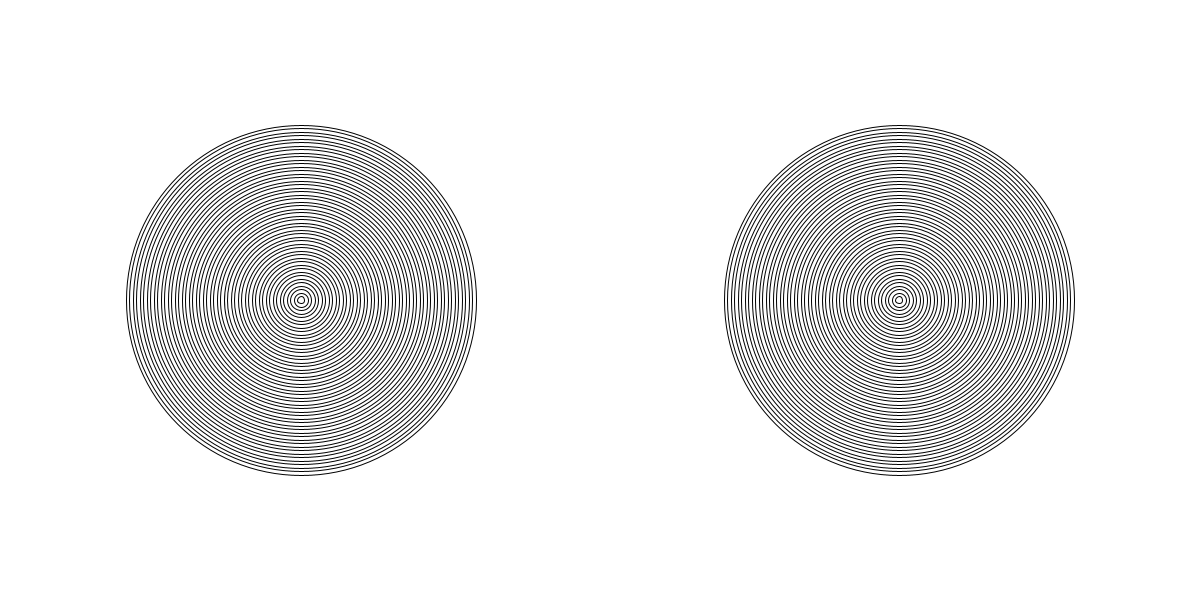
Frame 1 (no input)
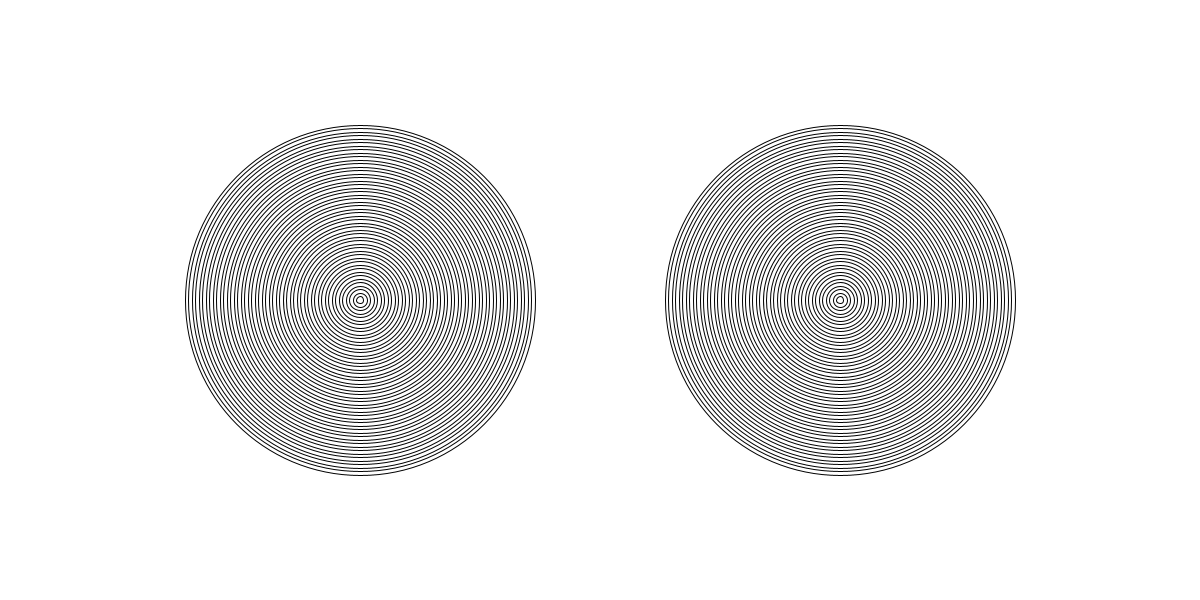
Frame 60 (the mouse pressed at the canvas centre just before this capture)
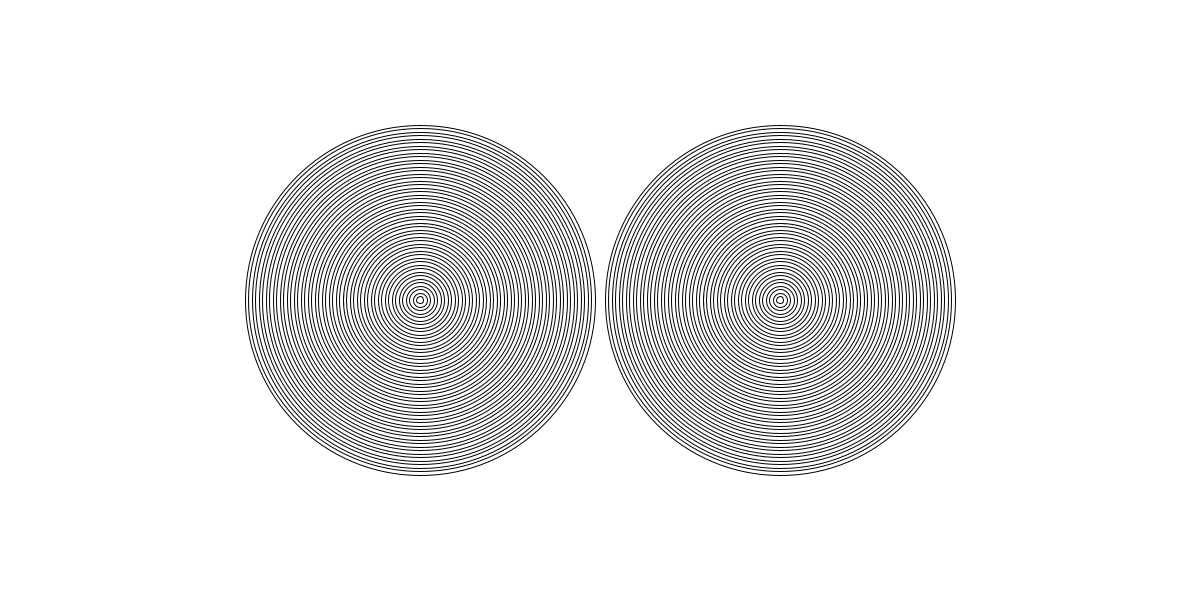
Frame 120 (the mouse held since frame 60 and released just before this capture)

The Processing sketch that drew these frames (run headless with seeded random() and noise(); from frame 60 on, the mouse is pressed at the canvas centre):

// Processing sketch: amazing_rings
// ── amazing_rings.pde
void setup(){
size (1200,600);
}
 int p1=300;
 int p2=900;
int speed1=1;
int speed2=1;
void draw(){
   if(p1>1050){speed1=-speed1;}
p1+=speed1;
if(p1<150){speed1=-speed1;}

if(p2>150){speed2=-speed2;}
p2+=speed2;
if(p2<1050){speed2=-speed2;}
  background(255,255,255);

  int s1=350;
      for (int i = 0; i<50; i++){
     noFill();
       ellipse(p1,300,s1,s1);
        s1+=-7;}
  
  int s2=350;
      for (int i = 0; i<50; i++){
     noFill();
       ellipse(p2,300,s2,s2);
        s2+=-7;
       }
 
  
  
  
  
  
  
  
  
  
  
  

      }
